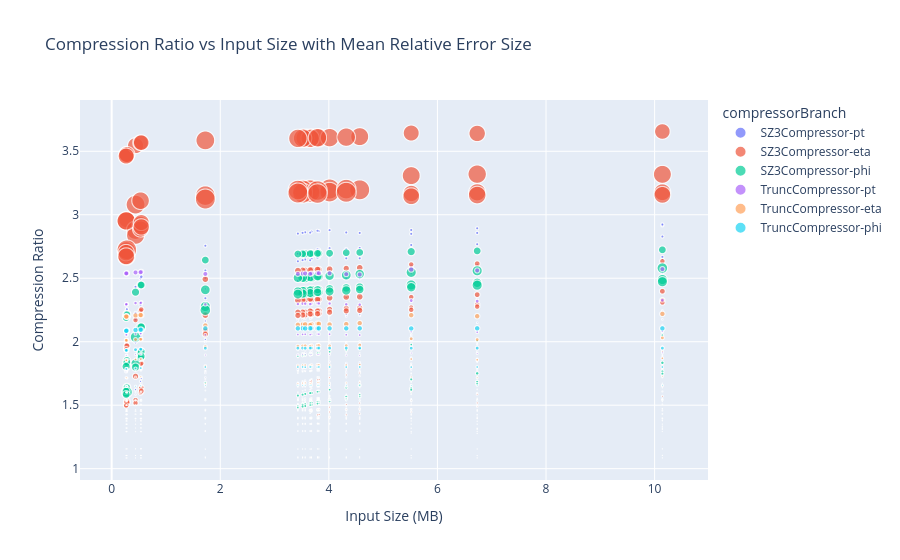

Write notebook code for a chart like this one.
### Code cell
plot_df = results_df[
    (results_df['meanRelErrorPct'] <= 1)
]

fig = px.scatter(
    plot_df,
    x='inputSizeMB',
    y='compressionRatio',
    color='compressorBranch',
    size='meanRelErrorPct',
    hover_data=['compressorName', 'dataName', 'resultsFile'],
    title='Compression Ratio vs Input Size with Mean Relative Error Size',
    labels={
        'inputSizeMB': 'Input Size (MB)',
        'compressionRatio': 'Compression Ratio',
        'meanRelErrorPct': 'Mean Relative Error (%)'
    }
)

fig.show()

### Figure 1 — Plotly figure (JSON) as saved in the notebook; plotly's stock layout.template omitted (floating-point values rounded to 4 significant figures; data arrays with more than 128 entries replaced by an {"elided": "..."} marker saying what was removed)
{"data": [{"customdata": {"elided": "1092x3 str values"}, "hovertemplate": "compressorBranch=SZ3Compressor-pt<br>Input Size (MB)=%{x}<br>Compression Ratio=%{y}<br>Mean Relative Error (%)=%{marker.size}<br>compressorName=%{customdata[0]}<br>dataName=%{customdata[1]}<br>resultsFile=%{customdata[2]}<extra></extra>", "legendgroup": "SZ3Compressor-pt", "marker": {"color": "#636efa", "size": {"elided": "1092 float values"}, "sizemode": "area", "sizeref": 0.002497, "symbol": "circle"}, "mode": "markers", "name": "SZ3Compressor-pt", "showlegend": true, "type": "scattergl", "x": {"elided": "1092 float values"}, "xaxis": "x", "y": {"elided": "1092 float values"}, "yaxis": "y"}, {"customdata": {"elided": "401x3 str values"}, "hovertemplate": "compressorBranch=SZ3Compressor-eta<br>Input Size (MB)=%{x}<br>Compression Ratio=%{y}<br>Mean Relative Error (%)=%{marker.size}<br>compressorName=%{customdata[0]}<br>dataName=%{customdata[1]}<br>resultsFile=%{customdata[2]}<extra></extra>", "legendgroup": "SZ3Compressor-eta", "marker": {"color": "#EF553B", "size": {"elided": "401 float values"}, "sizemode": "area", "sizeref": 0.002497, "symbol": "circle"}, "mode": "markers", "name": "SZ3Compressor-eta", "showlegend": true, "type": "scattergl", "x": {"elided": "401 float values"}, "xaxis": "x", "y": {"elided": "401 float values"}, "yaxis": "y"}, {"customdata": {"elided": "336x3 str values"}, "hovertemplate": "compressorBranch=SZ3Compressor-phi<br>Input Size (MB)=%{x}<br>Compression Ratio=%{y}<br>Mean Relative Error (%)=%{marker.size}<br>compressorName=%{customdata[0]}<br>dataName=%{customdata[1]}<br>resultsFile=%{customdata[2]}<extra></extra>", "legendgroup": "SZ3Compressor-phi", "marker": {"color": "#00cc96", "size": {"elided": "336 float values"}, "sizemode": "area", "sizeref": 0.002497, "symbol": "circle"}, "mode": "markers", "name": "SZ3Compressor-phi", "showlegend": true, "type": "scattergl", "x": {"elided": "336 float values"}, "xaxis": "x", "y": {"elided": "336 float values"}, "yaxis": "y"}, {"customdata": {"elided": "189x3 str values"}, "hovertemplate": "compressorBranch=TruncCompressor-pt<br>Input Size (MB)=%{x}<br>Compression Ratio=%{y}<br>Mean Relative Error (%)=%{marker.size}<br>compressorName=%{customdata[0]}<br>dataName=%{customdata[1]}<br>resultsFile=%{customdata[2]}<extra></extra>", "legendgroup": "TruncCompressor-pt", "marker": {"color": "#ab63fa", "size": {"elided": "189 float values"}, "sizemode": "area", "sizeref": 0.002497, "symbol": "circle"}, "mode": "markers", "name": "TruncCompressor-pt", "showlegend": true, "type": "scattergl", "x": {"elided": "189 float values"}, "xaxis": "x", "y": {"elided": "189 float values"}, "yaxis": "y"}, {"customdata": {"elided": "189x3 str values"}, "hovertemplate": "compressorBranch=TruncCompressor-eta<br>Input Size (MB)=%{x}<br>Compression Ratio=%{y}<br>Mean Relative Error (%)=%{marker.size}<br>compressorName=%{customdata[0]}<br>dataName=%{customdata[1]}<br>resultsFile=%{customdata[2]}<extra></extra>", "legendgroup": "TruncCompressor-eta", "marker": {"color": "#FFA15A", "size": {"elided": "189 float values"}, "sizemode": "area", "sizeref": 0.002497, "symbol": "circle"}, "mode": "markers", "name": "TruncCompressor-eta", "showlegend": true, "type": "scattergl", "x": {"elided": "189 float values"}, "xaxis": "x", "y": {"elided": "189 float values"}, "yaxis": "y"}, {"customdata": {"elided": "189x3 str values"}, "hovertemplate": "compressorBranch=TruncCompressor-phi<br>Input Size (MB)=%{x}<br>Compression Ratio=%{y}<br>Mean Relative Error (%)=%{marker.size}<br>compressorName=%{customdata[0]}<br>dataName=%{customdata[1]}<br>resultsFile=%{customdata[2]}<extra></extra>", "legendgroup": "TruncCompressor-phi", "marker": {"color": "#19d3f3", "size": {"elided": "189 float values"}, "sizemode": "area", "sizeref": 0.002497, "symbol": "circle"}, "mode": "markers", "name": "TruncCompressor-phi", "showlegend": true, "type": "scattergl", "x": {"elided": "189 float values"}, "xaxis": "x", "y": {"elided": "189 float values"}, "yaxis": "y"}], "layout": {"legend": {"itemsizing": "constant", "title": {"text": "compressorBranch"}, "tracegroupgap": 0}, "title": {"text": "Compression Ratio vs Input Size with Mean Relative Error Size"}, "xaxis": {"anchor": "y", "domain": [0, 1], "title": {"text": "Input Size (MB)"}}, "yaxis": {"anchor": "x", "domain": [0, 1], "title": {"text": "Compression Ratio"}}}}
